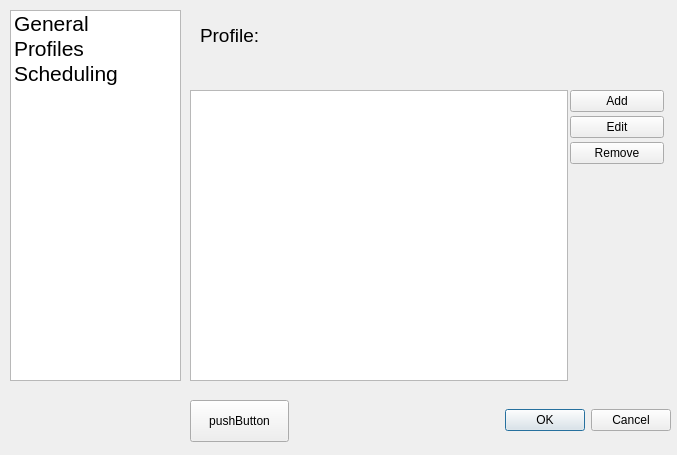
<?xml version="1.0" encoding="UTF-8"?>
<ui version="4.0">
 <class>SettingDialog</class>
 <widget class="QDialog" name="SettingDialog">
  <property name="geometry">
   <rect>
    <x>0</x>
    <y>0</y>
    <width>677</width>
    <height>455</height>
   </rect>
  </property>
  <property name="windowTitle">
   <string>Dialog</string>
  </property>
  <widget class="QDialogButtonBox" name="buttonBox">
   <property name="geometry">
    <rect>
     <x>220</x>
     <y>400</y>
     <width>451</width>
     <height>41</height>
    </rect>
   </property>
   <property name="orientation">
    <enum>Qt::Horizontal</enum>
   </property>
   <property name="standardButtons">
    <set>QDialogButtonBox::Cancel|QDialogButtonBox::Ok</set>
   </property>
  </widget>
  <widget class="QListWidget" name="sPageList">
   <property name="geometry">
    <rect>
     <x>10</x>
     <y>10</y>
     <width>171</width>
     <height>371</height>
    </rect>
   </property>
   <item>
    <property name="text">
     <string>General</string>
    </property>
    <property name="font">
     <font>
      <pointsize>16</pointsize>
     </font>
    </property>
    <property name="icon">
     <iconset theme="start">
      <normaloff>.</normaloff>.</iconset>
    </property>
   </item>
   <item>
    <property name="text">
     <string>Profiles</string>
    </property>
    <property name="font">
     <font>
      <pointsize>16</pointsize>
     </font>
    </property>
    <property name="icon">
     <iconset theme="style">
      <normaloff>.</normaloff>.</iconset>
    </property>
   </item>
   <item>
    <property name="text">
     <string>Scheduling</string>
    </property>
    <property name="font">
     <font>
      <pointsize>16</pointsize>
     </font>
    </property>
    <property name="icon">
     <iconset theme="time">
      <normaloff>.</normaloff>.</iconset>
    </property>
   </item>
  </widget>
  <widget class="QStackedWidget" name="stackedWidget">
   <property name="geometry">
    <rect>
     <x>180</x>
     <y>10</y>
     <width>491</width>
     <height>381</height>
    </rect>
   </property>
   <property name="currentIndex">
    <number>1</number>
   </property>
   <widget class="QWidget" name="generalPage">
    <widget class="QCheckBox" name="checkBox">
     <property name="geometry">
      <rect>
       <x>190</x>
       <y>40</y>
       <width>181</width>
       <height>26</height>
      </rect>
     </property>
     <property name="text">
      <string>Enable Notifications</string>
     </property>
    </widget>
    <widget class="QCheckBox" name="checkBox_2">
     <property name="geometry">
      <rect>
       <x>190</x>
       <y>100</y>
       <width>171</width>
       <height>26</height>
      </rect>
     </property>
     <property name="text">
      <string>Start Hidden</string>
     </property>
    </widget>
    <widget class="QCheckBox" name="checkBox_3">
     <property name="geometry">
      <rect>
       <x>190</x>
       <y>160</y>
       <width>151</width>
       <height>26</height>
      </rect>
     </property>
     <property name="text">
      <string>AutoStart</string>
     </property>
    </widget>
   </widget>
   <widget class="QWidget" name="profilePage">
    <widget class="QListView" name="listView_2">
     <property name="geometry">
      <rect>
       <x>10</x>
       <y>80</y>
       <width>378</width>
       <height>291</height>
      </rect>
     </property>
    </widget>
    <widget class="QWidget" name="layoutWidget">
     <property name="geometry">
      <rect>
       <x>390</x>
       <y>80</y>
       <width>94</width>
       <height>291</height>
      </rect>
     </property>
     <layout class="QVBoxLayout" name="verticalLayout_8">
      <item>
       <layout class="QVBoxLayout" name="verticalLayout_9">
        <property name="spacing">
         <number>4</number>
        </property>
        <item>
         <widget class="QPushButton" name="pushButton_10">
          <property name="text">
           <string>Add</string>
          </property>
         </widget>
        </item>
        <item>
         <widget class="QPushButton" name="pushButton_11">
          <property name="text">
           <string>Edit</string>
          </property>
         </widget>
        </item>
        <item>
         <widget class="QPushButton" name="pushButton_12">
          <property name="text">
           <string>Remove</string>
          </property>
         </widget>
        </item>
        <item>
         <spacer name="verticalSpacer_4">
          <property name="orientation">
           <enum>Qt::Vertical</enum>
          </property>
          <property name="sizeHint" stdset="0">
           <size>
            <width>20</width>
            <height>40</height>
           </size>
          </property>
         </spacer>
        </item>
       </layout>
      </item>
     </layout>
    </widget>
    <widget class="QLabel" name="label">
     <property name="geometry">
      <rect>
       <x>20</x>
       <y>10</y>
       <width>111</width>
       <height>31</height>
      </rect>
     </property>
     <property name="font">
      <font>
       <pointsize>14</pointsize>
      </font>
     </property>
     <property name="text">
      <string>Profile:</string>
     </property>
    </widget>
   </widget>
   <widget class="QWidget" name="schedulePage"/>
  </widget>
  <widget class="QPushButton" name="pushButton">
   <property name="geometry">
    <rect>
     <x>190</x>
     <y>400</y>
     <width>99</width>
     <height>42</height>
    </rect>
   </property>
   <property name="text">
    <string>pushButton</string>
   </property>
  </widget>
 </widget>
 <resources/>
 <connections>
  <connection>
   <sender>buttonBox</sender>
   <signal>rejected()</signal>
   <receiver>SettingDialog</receiver>
   <slot>reject()</slot>
   <hints>
    <hint type="sourcelabel">
     <x>316</x>
     <y>260</y>
    </hint>
    <hint type="destinationlabel">
     <x>286</x>
     <y>274</y>
    </hint>
   </hints>
  </connection>
  <connection>
   <sender>buttonBox</sender>
   <signal>accepted()</signal>
   <receiver>SettingDialog</receiver>
   <slot>accept()</slot>
   <hints>
    <hint type="sourcelabel">
     <x>248</x>
     <y>254</y>
    </hint>
    <hint type="destinationlabel">
     <x>157</x>
     <y>274</y>
    </hint>
   </hints>
  </connection>
 </connections>
</ui>
